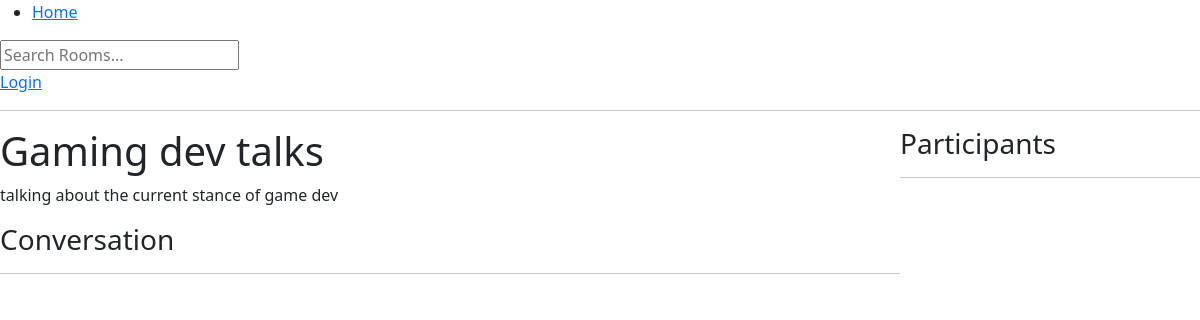
Page /room/2/ on the committed database.
### base/models.py (models this page shows, shortened)
class Room(models.Model):
    host =  models.ForeignKey(User, on_delete=models.SET_NULL, null=True)
    topic = models.ForeignKey(Topic, on_delete=models.SET_NULL, null=True)
    name = models.CharField(max_length=200)
    description = models.TextField(null=True, blank=True)
    participants = models.ManyToManyField(User, related_name='participants', blank=True)
    updated = models.DateTimeField(auto_now=True) # auto_now - retrieves the current date and time everytime
    created = models.DateTimeField(auto_now_add=True) # auto_now_add - retrieves the current date and time once
    class Meta:
        ordering = ['-updated', '-created']

### base/views.py (the view, shortened to what this page needs)
# urls.py: path('room/<str:pk>/', views.room, name="room"),
def room(request, pk):
    room = Room.objects.get(id=pk)
    room_messages = room.message_set.all()
    participants = room.participants.all()
    return render(request, 'base/room.html', {"room": room, "room_messages": room_messages, "participants": participants})

### base/templates/base/room.html (shortened to what this page needs)
{% extends 'main.html' %}
{% block content %}
    <div class="room-container">
        <div>
            <h1>{{room.name}}</h1>
            <p>{{room.description}}</p>
            <div class="comment-wrapper">
                <h3>Conversation</h3>
                <hr>
            </div>
        </div>
        <div>
            <h3>Participants</h3>
            <hr>
        </div>
    </div>
{% endblock content %}

### base/templates/base/room.html (style rules this page uses)
.room-container { display: grid; grid-template-columns: 3fr 1fr; }

### rows in the picture
Room: name "Gaming dev talks", description "talking about the current stance of game dev"
